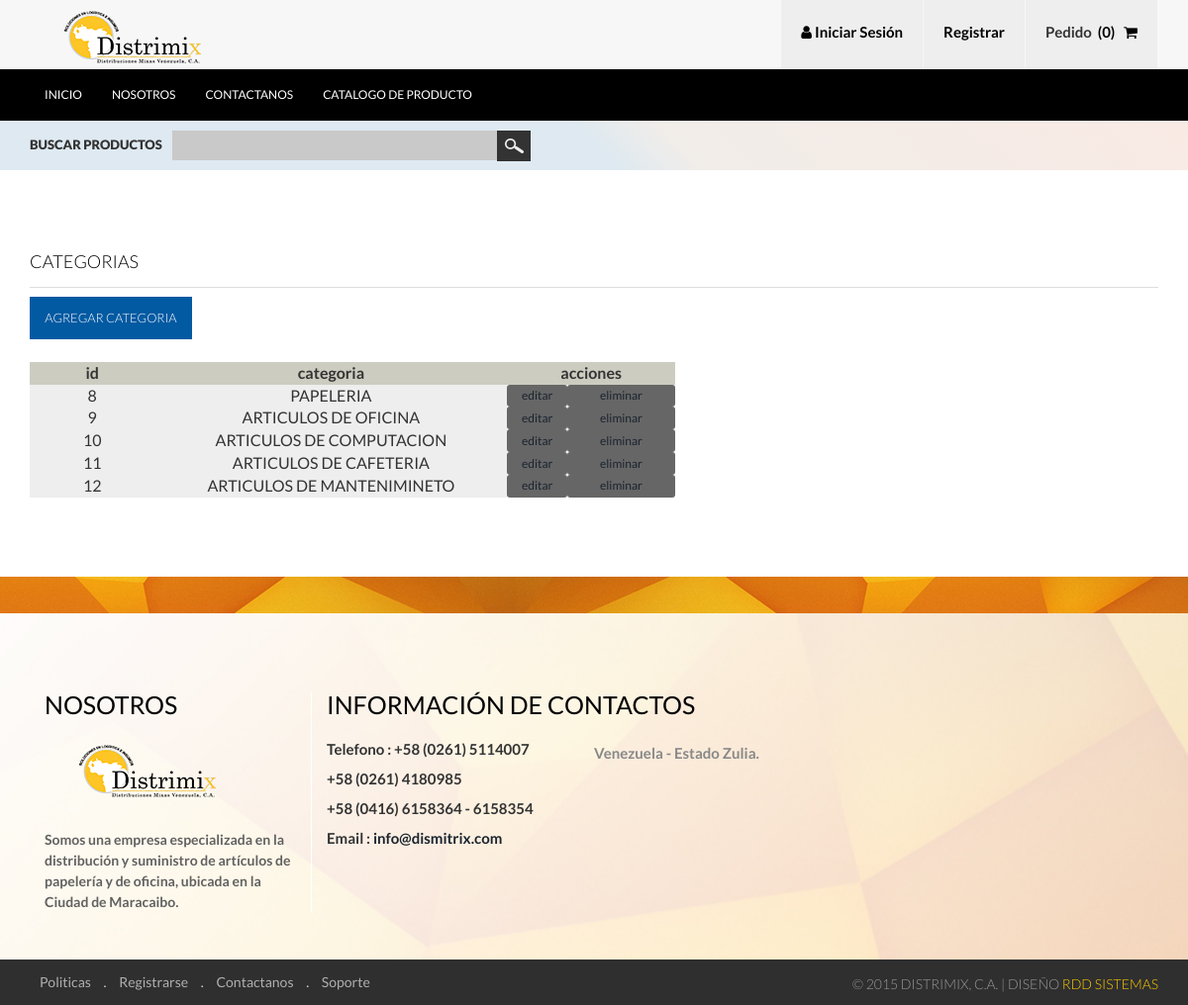
Screenshot of /categoria.php with the database file from the repository.
### tables this page shows
CREATE TABLE IF NOT EXISTS `categoria` (
  `id` int(11) NOT NULL AUTO_INCREMENT,
  `categoria` varchar(30) NOT NULL,
  PRIMARY KEY (`id`)
);

### categoria.php (the view, shortened to what this page needs)
<?php require_once('Connections/master.php'); ?>
<?php
$query_categoria = "SELECT * FROM categoria";
$categoria = mysql_query($query_categoria, $master) or die(mysql_error());
$row_categoria = mysql_fetch_assoc($categoria);
?>
<!DOCTYPE HTML>
<html>
<head>
<link rel="stylesheet" href="https://maxcdn.bootstrapcdn.com/font-awesome/4.4.0/css/font-awesome.min.css">
<link href="css/bootstrap.css" rel='stylesheet' type='text/css' />
<link href="css/style.css" rel='stylesheet' type='text/css' />
</head>
<body>
<div class="header">
	<div class="header_top">
		<div class="container">
			<div class="logo">
				<a href="index.php"><img src="images/logo.png" alt=""/></a>
			</div>
			<ul class="shopping_grid">
			  <?php if(isset($_SESSION['MM_Username']))
			  {
				  ?>
				      <a><li><i class="fa fa-user"></i> Usuario : <?php echo strtoupper($_SESSION['MM_nombre']) ?></li></a>
                      <a href="logout.php"><li>Cerrar Session</li></a>
                      <?php }else{?>
		      <a href="login.php"><li><i class="fa fa-user"></i> Iniciar Sesi&oacute;n</li></a>
              <a href="registro.php"><li>Registrar</li></a>
              <?php }?>
<?php         if (isset($_SESSION['carro'])) { ?>
               <a href="#"><li><span class="m_1">Pedido</span>&nbsp;&nbsp;(<?php echo  count($_SESSION['carro']) ;?>) &nbsp; <i class="fa fa-shopping-cart"></i></li></a>
              <?php  }else{?>
			      <a href="#"><li><span class="m_1">Pedido</span>&nbsp;&nbsp;(0) &nbsp; <i class="fa fa-shopping-cart"></i></li></a>
			  <?php }	  ?>
			</ul>
		    <div class="clearfix"> </div>
		</div>
	</div>
	<div class="h_menu4">
		<div class="container">
				<ul class="nav">
					<li><a href="index.php" data-hover="Inicio">Inicio</a></li>
					<li><a href="nosotros.php" data-hover="Nosotros">Nosotros</a></li>
					<li><a href="contactanos.php" data-hover="Contactanos">Contactanos</a></li>
					<li><a href="catalogo.php" data-hover="Catalogo de Producto">Catalogo de Producto</a></li>
				 </ul>
	      </div>
     </div>
</div>
<div class="column_center">
  <div class="container">
	<div class="search">
	  <div class="stay">Buscar Productos</div>
	  <div class="stay_right">
		  <input type="text" value="" onfocus="this.value = '';" onblur="if (this.value == '') {this.value = '';}">
		  <input type="submit" value="">
	  </div>
	  <div class="clearfix"> </div>
	</div>
  </div>
</div>
<div class="about">
    <div class="container">
         <div class="register">
		  	  <h4 class="title">Categorias</h4>
		  	  <p class="cart"><a href="categoria_add.php" class="acount-btn">Agregar Categoria </a> </p><br>
              <table width="652" border="0" bordercolor="#FFFFFF">
  <tr>
    <td width="123" align="center" bgcolor="#CCCCCCC"><strong>id</strong></td>
    <td width="346" align="center" bgcolor="#CCCCCCC"><strong>categoria</strong></td>
    <td colspan="2" align="center" bgcolor="#CCCCCCC"><strong>acciones</strong></td>
    </tr>
  <?php do { ?>
    <tr>
      <td align="center" bgcolor="#EEEEEEEE"><?php echo $row_categoria['id']; ?></td>
      <td align="center" bgcolor="#EEEEEEEE"><?php echo $row_categoria['categoria']; ?></td>
      <td width="59" align="center" bgcolor="#EEEEEEEE" class="btn-boton btn-xs"><a href="categoria_edit.php?idreg=<?php echo $row_categoria['id']; ?>">   editar   </a></td>
      <td width="106" align="center" bgcolor="#EEEEEEEE" class="btn-boton btn-xs"> <a href="borrarcat.php?idreg=<?php echo $row_categoria['id']; ?>">eliminar</a></td>
    </tr>
    <?php } while ($row_categoria = mysql_fetch_assoc($categoria)); ?>
           </table>
	  </div>
	</div>
</div>
<div class="footer_bg">
</div>
<div class="footer">
	<div class="container">
		<div class="col-md-3 f_grid1">
			<h3>Nosotros</h3>
			<a href="#"><img src="images/logo.png" alt=""/></a>
			<p>Somos una empresa especializada en la distribuci&oacute;n y suministro de art&iacute;culos de papeler&iacute;a y de oficina, ubicada en la Ciudad de Maracaibo.</p>
		</div>
		<div class="col-md-6 f_grid3">
			<h3>Informaci&oacute;n de Contactos</h3>
			<ul class="list">
				<li><p>Telefono : +58 (0261) 5114007</p></li>
				<li><p>+58 (0261) 4180985</p></li>
                <li><p>+58 (0416) 6158364 - 6158354</p></li>
				<li><p>Email : <a href="mailto:info(at)dismitrix.com"> info@dismitrix.com</a></p></li>
			</ul>
			<ul class="list1">
				<li><p>Venezuela - Estado Zulia.</p></li>
			</ul>
			<div class="clearfix"> </div>
		</div>
	</div>
</div>
<div class="footer_bottom">
       	<div class="container">
       		<div class="cssmenu">
				<ul>
					<li class="active"><a href="">Politicas</a></li> .
					<li><a href="">Registrarse</a></li> .
					<li><a href="">Contactanos</a></li> .
					<li><a href="">Soporte</a></li>
				</ul>
			</div>
			<div class="copy">
			    <p>&copy;  2015 Distrimix, C.A. | Diseño <a href="http://rddsistemas.com" target="_blank">RdD Sistemas</a></p>
		    </div>
		    <div class="clearfix"> </div>
       	</div>
</div>
</body>
</html>

### css/style.css (style rules this page uses)
h4, h5, h6, h1, h2, h3 { margin-top: 0; }
ul, ol { margin: 0; }
p { margin: 0; }
html, body { font-family: 'Lato', sans-serif; font-size: 100%; background:#fff; }
body a { transition: 0.5s all; -webkit-transition: 0.5s all; -o-transition: 0.5s all; -ms-transition: 0.5s all; -moz-transition: 0.5s all; }
.header_top { background:#f7f7f7; }
.logo { float:left; margin-top:8px; }
ul.shopping_grid { padding:0; margin:0; list-style:none; float:right; }
ul.shopping_grid li { float: left; background: #eee; padding: 25px 20px 0; border-right: 1px solid #f7f7f7; font: 600 15px/15px 'Lato', sans-serif; min-height: 70px; color:#000; }
span.m_1 { color: #333; }
.h_menu4 { background:#000; padding:20px 0; }
.nav { list-style: none; *zoom: 1; }
.nav:before, .nav:after { content: " "; display: table; }
.nav:after { clear: both; }
.nav li a { display: block; margin:0px 15px; color:#fff; font: 400 12px/12px 'Lato', sans-serif; text-transform:uppercase; -webkit-transition: all 0.3s ease-out; -moz-transition: all 0.3s ease-out; -ms-transition: all 0.3s ease-out; -o-transition: all 0.3s ease-out; transition: all 0.3s ease-out; text-decoration: none; padding:0; }
.nav li:nth-child(1) { margin:0 }
.nav li { position: relative; }
.nav > li { float:left; }
.column_center { background: #dee9f1; background: -moz-linear-gradient(45deg, #dee9f1 50%, #f1ede9 57%, #f9eae4 100%); background: -webkit-gradient(linear, left bottom, right top, color-stop(50%,#dee9f1), color-stop(57%,#f1ede9), color-stop(100%,#f9eae4)); background: -webkit-linear-gradient(45deg, #dee9f1 50%,#f1ede9 57%,#f9eae4 100%); background: -o-linear-gradient(45deg, #dee9f1 50%,#f1ede9 57%,#f9eae4 100%); background: -ms-linear-gradient(45deg, #dee9f1 50%,#f1ede9 57%,#f9eae4 100%); background: linear-gradient(45deg, #dee9f1 50%,#f1ede9 57%,#f9eae4 100%); filter: progid:DXImageTransform.Microsoft.gradient( startColorstr='#dee9f1', endColorstr='#f9eae4',GradientType=1 ); padding:10px 0; }
.search { position: relative; }
.stay { float: left; font: 800 13px/13px 'Lato', sans-serif; margin: 8px 10px 0 0; text-transform:uppercase; color: #333; }
.stay_right { float: left; width:40%; }
.search input[type="text"] { padding:7px 10px; outline: none; color: #fff; background:#c9c9c9; border: none; width:72%; line-height: 1.5em; font: 500 13px/13px 'Lato', sans-serif; }
.search input[type="submit"] { background: url('../images/search.png') no-repeat 6px 5px #333; padding: 4px 17px; border: none; cursor: pointer; position: absolute; outline: none; }
ul { padding: 0; list-style: none; }
.footer_bg { background: url(../images/footer_bg.jpg) no-repeat center top; min-height:37px; }
.footer { background: url(../images/bg.jpg) no-repeat center top; -webkit-background-size: cover; -moz-background-size: cover; -o-background-size: cover; background-size: cover; min-height:350px; padding:5em 0 0; }
.f_grid1 h3, .f_grid3 h3 { color:#000; font: 400 25px/25px Lato, sans-serif; text-transform:uppercase; margin-bottom:1em; }
.f_grid1 p { color: #616161; font: 700 14px/14px 'Lato', sans-serif; line-height: 1.5em; margin-top: 2em; }
.f_grid1 { border-right: 1px solid #fff; }
ul.list { padding:0; margin:0; list-style:none; float:left; width: 50%; }
ul.list li { margin-bottom:15px; }
ul.list li p { margin:0; font: 700 15px/15px 'Lato', sans-serif; }
ul.list1 { overflow:hidden; margin:0; padding:0; list-style:none; }
ul.list1 li p { margin:0; font: 700 15px/15px 'Lato', sans-serif; color:#888; line-height:1.5em; }
.footer_bottom { background:#2f2f2f; padding: 1em 0; }
.cssmenu { float: left; color: #cfcfcf; font:500 14px/14px 'Lato', sans-serif; }
.cssmenu ul li { display: inline-block; }
.cssmenu ul li a { color:#afafaf; display: block; margin:0 10px; }
.copy { float: right; margin-top:8px; }
.copy p { color: #999; font:300 14px/1px 'Lato', sans-serif; text-transform:uppercase; }
.copy p a { color: #FC0; }
.about { padding:5em 0; }
.acount-btn { background:#025AA2; color: #FFF; font-size: 0.8em; padding: 0.7em 1.2em; transition: 0.5s all; -webkit-transition: 0.5s all; -moz-transition: 0.5s all; -o-transition: 0.5s all; display: inline-block; text-transform: uppercase; }
h4.title { color: #000; margin-bottom: 0.5em; font: 300 18px/25px Lato, sans-serif; text-transform: uppercase; border-bottom: 1px solid #DFDDDD; padding-bottom: 13px; }
p.cart { color: #999; line-height: 1.8em; font: 300 16px/25px Lato, sans-serif; }

### rows the page displays
categoria: id "8", categoria "PAPELERIA"
categoria: id "9", categoria "ARTICULOS DE OFICINA"
categoria: id "10", categoria "ARTICULOS DE COMPUTACION"
categoria: id "11", categoria "ARTICULOS DE CAFETERIA"
categoria: id "12", categoria "ARTICULOS DE MANTENIMINETO"
